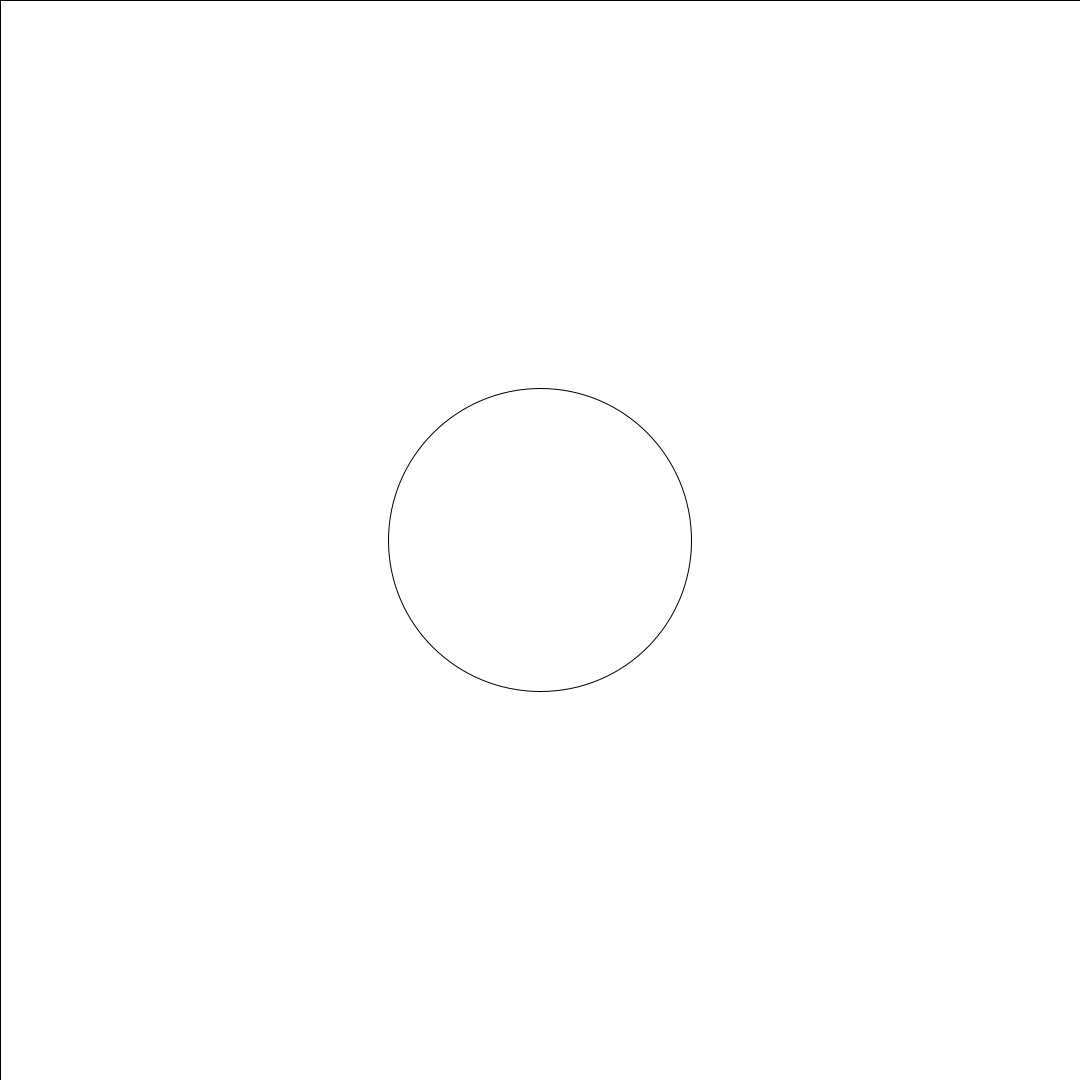
Frame 1 (no input)
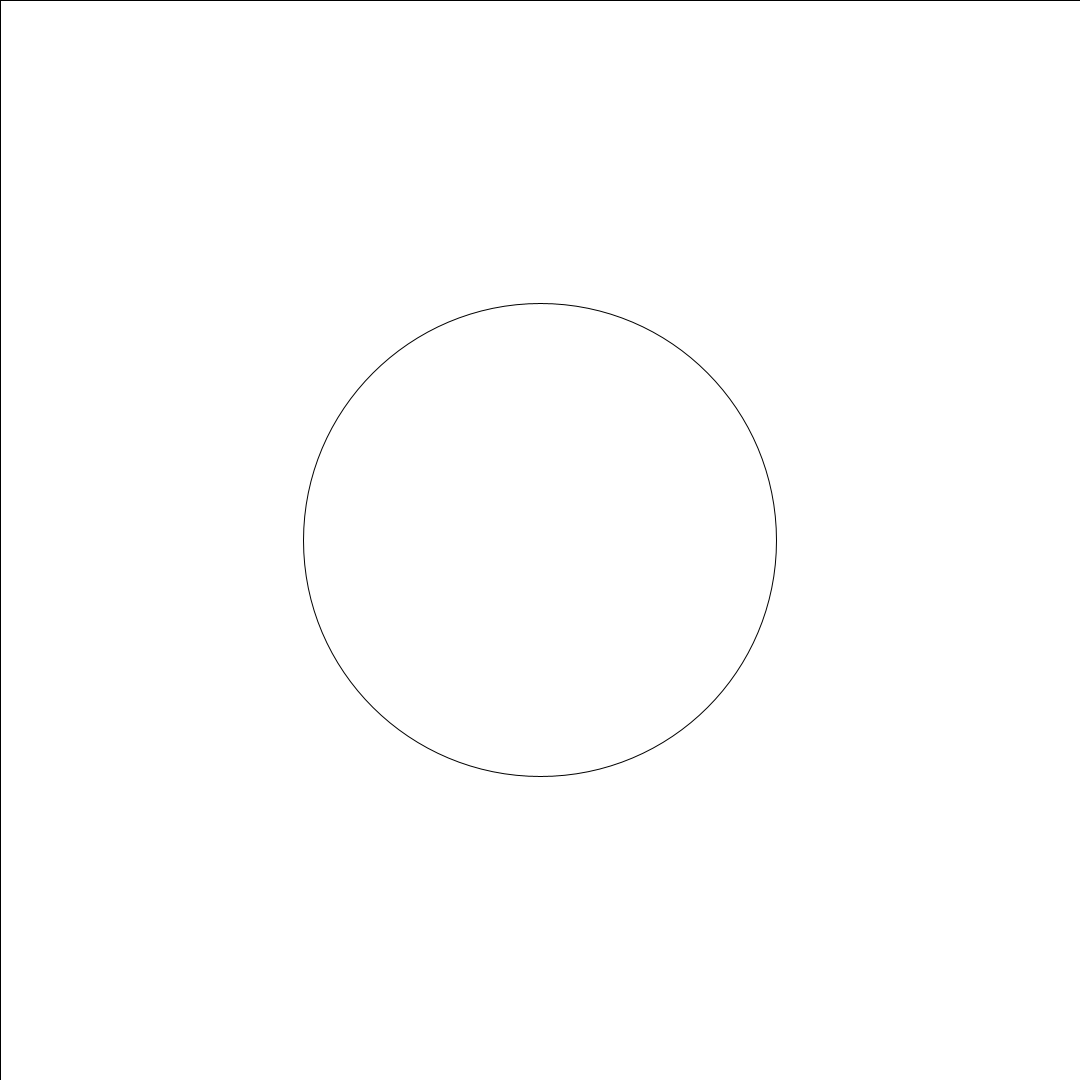
Frame 60 (the mouse pressed at the canvas centre just before this capture)
Frame 120 (the mouse held since frame 60 and released just before this capture): identical to frame 60, image omitted

The Processing sketch that drew these frames (run headless with seeded random() and noise(); from frame 60 on, the mouse is pressed at the canvas centre):

// Processing sketch: sin
// ── sin.pde
PVector v1, v2;

void setup() {
  size(1080,1080);
 ellipseMode(RADIUS);
}

void draw() {
  rect(0,0,width,height);
  gCircle circulo = new gCircle();
  circulo.draw();
}

class gCircle {
  
  int radio;
  
  void draw (){
    ellipseMode(RADIUS);
   ellipse(width/2, height/2, 150+100*sin(radians(frameCount)),150+100*sin(radians(frameCount)));
  }

}
